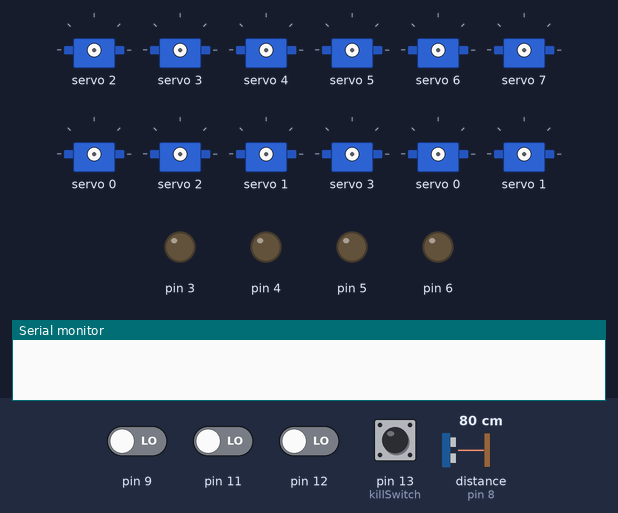
Simulated run of this program. Board: Arduino Mega 2560, built with avr-gcc and run on an emulated ATmega2560. Parts: 12 × servo, output pins drawn as LEDs (lit = HIGH), the last lines printed to the serial monitor. The test bench sets the inputs (shaded band); at power-on: pin 9, pin 11, pin 12, pin 13 (killSwitch) LOW, distance to the obstacle (sensor on pin 8) 80 cm. The echo pulse lasts 58.3 µs per cm; random numbers use the default seed unless the program sets one.

Above: at 1.2 s.
1.3 s: pin 13 (killSwitch) pulled HIGH for 1 s
At 2.8 s:
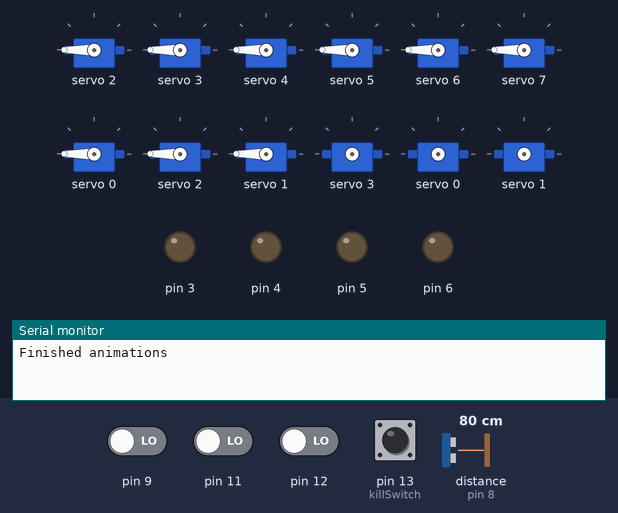
3.8 s: pin 13 (killSwitch) pulled HIGH for 1 s
6.3 s: pin 13 (killSwitch) pulled HIGH for 1 s
8.8 s: pin 11 driven HIGH and pin 13 (killSwitch) driven HIGH
At 23.6 s:
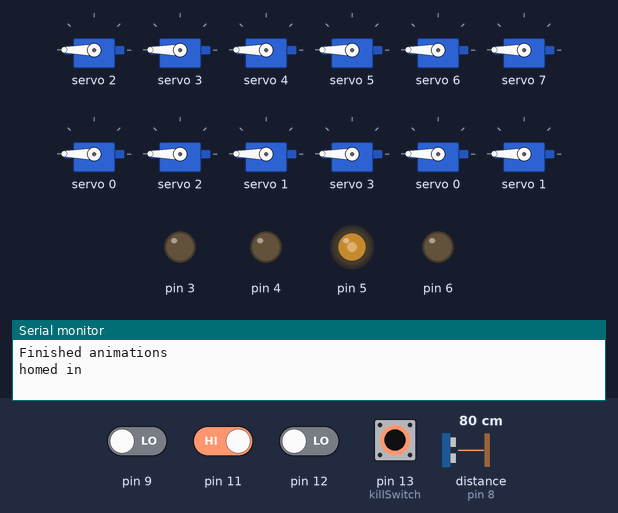
Timing chart, 0 to 26.6 s (numbered marks = the images above; inputs shaded):
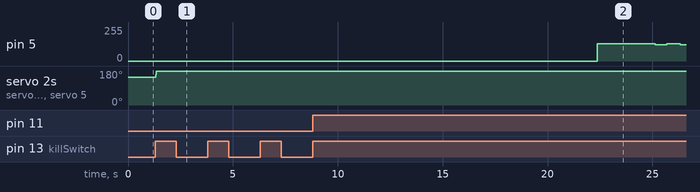

Measured:
- after the input at 1.3 s, servo 2, servo 3, servo 5: 148° → 180° at once
- after the input at 8.8 s, pin 5: 0/255 → 128/255 after 13.6 s, → 122/255 2.8 s later, → 128/255 0.56 s later, → 122/255 0.64 s later

The program:

main.cpp
```cpp
/**
* Blink
*
* Turns on an LED on for one second,
* then off for one second, repeatedly.
*/
#include "Arduino.h"
#include "Wire.h"
#include "Adafruit_PWMServoDriver.h"
#include "smoother/smoother.h"
#include "servo/servo.h"
#include "animation/animation.h"
#include "stepper/stepper.hpp"
#include "stepper/stepAction.hpp"

/**
* Timing
*/
unsigned long curMillis, prevMillis;

/**
* Sonar Set Up
*/
int trigPin = 7;
int echoPin = 8;
unsigned int curDistance = 200;
unsigned int maxDistance = 70;
unsigned long prevDistance = 0;
unsigned long prevSonarMillis = 0;
bool userClose = false;

/**
* Smoothing units
*/
Smoother<unsigned int, 3> distanceSmoother;
Smoother<int, 10> calibrationSmoother;

// Servo Drivers
Adafruit_PWMServoDriver pwm = Adafruit_PWMServoDriver();

/**
* Servo Initialization
* Red: 500 -> 2000; Blue: 800 -> 3500; Analog-> 1000-2000
*/
// Head unit
Servo faceServo = Servo(pwm, 0, 500, 2000);
Servo faceRotateServo = Servo(pwm, 1, 800, 3500);
Servo pedal1Servo = Servo(pwm, 2, 500, 2000);
Servo pedal2Servo = Servo(pwm, 3, 500, 2000);
Servo pedal3Servo = Servo(pwm, 4, 500, 2000);
Servo pedal4Servo = Servo(pwm, 5, 500, 2000);
Servo pedal5Servo = Servo(pwm, 6, 500, 2000);
Servo pedal6Servo = Servo(pwm, 7, 500, 2000);
Servo baseRotateServo = Servo(pwm, 8, 800, 3500);

/**
* Animation Actions
*/
// Face animations
// (runs from 70 to 100)
unsigned int faceAnimationMin = 70;
unsigned int faceAnimationMax = 100;
Action faceAnimationActions[5] = {
    Action(800, faceAnimationMin, faceAnimationMax, faceServo),
    Action(1000, faceAnimationMax, faceAnimationMin, faceServo),
    Action(900, faceAnimationMin, faceAnimationMax, faceServo),
    Action(100, faceAnimationMax, faceAnimationMax - 2, faceServo),
    Action(2200, faceAnimationMax - 2, faceAnimationMin, faceServo)
};
Action faceCloseActions[1] {
    Action(150, faceAnimationMin + 10, faceAnimationMin, faceServo)
};

Action userCloseFaceActions[4] = {
    Action(1500),
    Action(6000, faceAnimationMin, faceAnimationMax, faceServo),
    Action(2000),
    Action(2500, faceAnimationMax, faceAnimationMin, faceServo)
};


// Flower open & close animations
int flowerOpenTime = 800;
int flowerCloseTime = 200;
Action pedal1OpenActions[2] = {
    Action(flowerOpenTime, 0, 140, pedal1Servo),
};
Action pedal2OpenActions[2] = {
    Action(flowerOpenTime, 0, 140, pedal2Servo),
};
Action pedal3OpenActions[2] = {
    Action(flowerOpenTime, 180, 40, pedal3Servo),
};
Action pedal4OpenActions[2] = {
    Action(flowerOpenTime, 0, 140, pedal4Servo),
};
Action pedal5OpenActions[2] = {
    Action(flowerOpenTime, 180, 40, pedal5Servo),
};
Action pedal6OpenActions[2] = {
    Action(flowerOpenTime, 180, 40, pedal6Servo),
};

Action pedal1CloseActions[2] = {
    Action(flowerCloseTime, 140, 0, pedal1Servo),
};
Action pedal2CloseActions[2] = {
    Action(flowerCloseTime, 140, 0, pedal2Servo),
};
Action pedal3CloseActions[2] = {
    Action(flowerCloseTime, 40, 180, pedal3Servo),
};
Action pedal4CloseActions[2] = {
    Action(flowerCloseTime, 140, 0, pedal4Servo),
};
Action pedal5CloseActions[2] = {
    Action(flowerCloseTime, 40, 180, pedal5Servo),
};
Action pedal6CloseActions[2] = {
    Action(flowerCloseTime, 40, 180, pedal6Servo),
};

// Flower wiggle animations
int flowerWiggleTime = 700;
Action flowerWiggleActions[6] = {
    Action(flowerWiggleTime, 140, 120, pedal1Servo),
    Action(flowerWiggleTime, 140, 120, pedal2Servo),
    Action(flowerWiggleTime, 40, 60, pedal3Servo),
    Action(flowerWiggleTime, 140, 120, pedal4Servo),
    Action(flowerWiggleTime, 40, 60, pedal5Servo),
    Action(flowerWiggleTime, 40, 60, pedal6Servo),
};

int closeWiggleTime = 1100;
Action closeWiggleActions[12] = {
    Action(closeWiggleTime, 140, 80, pedal1Servo),
    Action(closeWiggleTime, 140, 80, pedal2Servo),
    Action(closeWiggleTime, 40, 50, pedal3Servo),
    Action(closeWiggleTime, 140, 70, pedal4Servo),
    Action(closeWiggleTime, 40, 60, pedal5Servo),
    Action(closeWiggleTime, 40, 100, pedal6Servo),
    Action(closeWiggleTime, 80, 120, pedal1Servo),
    Action(closeWiggleTime, 80, 130, pedal2Servo),
    Action(closeWiggleTime, 65, 35, pedal3Servo),
    Action(closeWiggleTime, 70, 120, pedal4Servo),
    Action(closeWiggleTime, 60, 20, pedal5Servo),
    Action(closeWiggleTime, 100, 50, pedal6Servo),
};

// Flower Rotate animations
unsigned int faceRotateMin = 0;
unsigned int faceRotateMax = 80;
unsigned int faceRotateHome = 60;
Action faceRotateActions[4] = {
    Action(1500, faceRotateHome, faceRotateMax, faceRotateServo),
    Action(2000, faceRotateMax, faceRotateMin, faceRotateServo),
    Action(1200, faceRotateMin, faceRotateMax, faceRotateServo),
    Action(1500, faceRotateMax, faceRotateHome, faceRotateServo)
};

// Base Rotate Animations
// Action baseRotateActions[2] = {
//     Action(4000, 60, 130, baseRotateServo),
//     Action(4000, 130, 60, baseRotateServo),
// };

/**
* Animation Initialization (actions, loop?, reverse?)
*/
Animation<5> faceAnimation = Animation<5>( faceAnimationActions, true, true );
Animation<1> faceClose = Animation<1>( faceCloseActions, false, false);
Animation<4> faceRotateAnimation = Animation<4>( faceRotateActions, true, true );
// Animation<4> faceCloseAnimation = Animation<4>( fa)
// Pedal Open & Close
Animation<1> pedal1Open = Animation<1>( pedal1OpenActions );
Animation<1> pedal2Open = Animation<1>( pedal2OpenActions );
Animation<1> pedal3Open = Animation<1>( pedal3OpenActions );
Animation<1> pedal4Open = Animation<1>( pedal4OpenActions );
Animation<1> pedal5Open = Animation<1>( pedal5OpenActions );
Animation<1> pedal6Open = Animation<1>( pedal6OpenActions );
Animation<1> pedal1Close = Animation<1>( pedal1CloseActions );
Animation<1> pedal2Close = Animation<1>( pedal2CloseActions );
Animation<1> pedal3Close = Animation<1>( pedal3CloseActions );
Animation<1> pedal4Close = Animation<1>( pedal4CloseActions );
Animation<1> pedal5Close = Animation<1>( pedal5CloseActions );
Animation<1> pedal6Close = Animation<1>( pedal6CloseActions );
// Flower Wiggle Animation
Animation<6> flowerWiggle = Animation<6>( flowerWiggleActions, true, true );
Animation<12> closeWiggle = Animation<12>( closeWiggleActions, true, true );
Animation<4> userCloseFace = Animation<4>( userCloseFaceActions, false, false);
// Base Rotate Animation
// Animation<2> baseRotate = Animation<2>( baseRotateActions, false, true);

/**
* Stepper set up
* (stepPin, DirPin, stepsPerRotation)
* (stepPin, DirPin, stepsPerRotation, startSwitch, endSwitch)
*
* (steps, millis, direction, stepper)
* (steps, millis, direction, endSwitch, stepper)
* (direction, endSwitch, interval (micros), stepper)
*/
Stepper flowerStepper(3, 4, 200, 9, 10);

StepAction liftFlower('b', 's', 3500, flowerStepper);
StepAction lowerFlower('f', 'f', 1800, flowerStepper);

Stepper baseStepper(5, 6, 200, 11, 12);

StepAction baseForward(600, 8000, 'f', 'f', baseStepper);
StepAction baseBackward(600, 8000, 'b', 's', baseStepper);


/**
* Animation Groupings
*/
bool flowerOpen() {
    bool pedal1 = pedal1Open.run();
    bool pedal2 = pedal2Open.run();
    bool pedal3 = pedal3Open.run();
    bool pedal4 = pedal4Open.run();
    bool pedal5 = pedal5Open.run();
    bool pedal6 = pedal6Open.run();
    // After runing them all, see if they are all done
    if (pedal1 && pedal2 && pedal3 && pedal4 && pedal5 && pedal6) {
        return true;
    } else {
        return false;
    }
}

bool flowerClose() {
    bool face = faceClose.run();
    bool pedal1 = pedal1Close.run();
    bool pedal2 = pedal2Close.run();
    bool pedal3 = pedal3Close.run();
    bool pedal4 = pedal4Close.run();
    bool pedal5 = pedal5Close.run();
    bool pedal6 = pedal6Close.run();

    // After runing them all, see if they are all done
    if (face && pedal1 && pedal2 && pedal3 && pedal4 && pedal5 && pedal6) {
        return true;
    } else {
        return false;
    }
}

bool flowerAnimations() {
    bool face = faceAnimation.run();
    bool wiggle = flowerWiggle.run();
    bool rotate = faceRotateAnimation.run();

    if (face && wiggle && rotate) {
        return true;
    } else {
        return false;
    }
}

void flowerAnimationsLoop(bool loop) {
    faceAnimation.setLoop(loop);
    flowerWiggle.setLoop(loop);
    faceRotateAnimation.setLoop(loop);
}

void flowerAnimationsRandomize() {
    faceAnimation.randomize(900L, 2400L, faceAnimationMin, faceAnimationMax, faceAnimationMin);
    faceRotateAnimation.randomize(1000L, 3000L, faceRotateMin, faceRotateMax, faceRotateHome);
}

// Resets
void resetFlower() {
    pedal1Open.reset();
    pedal2Open.reset();
    pedal3Open.reset();
    pedal4Open.reset();
    pedal5Open.reset();
    pedal6Open.reset();
    pedal1Close.reset();
    pedal2Close.reset();
    pedal3Close.reset();
    pedal4Close.reset();
    pedal5Close.reset();
    pedal6Close.reset();

    liftFlower.reset();
    lowerFlower.reset();

    flowerWiggle.reset();
    faceAnimation.reset();
    faceRotateAnimation.reset();
    faceClose.reset();
}

void resetFlowerAnimations() {
    flowerWiggle.reset();
    faceAnimation.reset();
    faceRotateAnimation.reset();
}

void closeUserAnimation() {
    faceServo.servoSet(faceAnimationMin);
    faceRotateServo.servoSet(faceRotateHome);
    delay(2000);
    unsigned long prevMillis = millis();
    unsigned long animationTime = random(8000, 16000);
    while (millis() - prevMillis < animationTime && !userCloseFace.run()) {
        closeWiggle.run();
    }
    closeWiggle.reset();
    userCloseFace.reset();
}

/**
 * Flower Lift & Lower
 * @return [description]
 */
bool flowerLiftAnimation() {
    bool isDone = liftFlower.check();
    if( baseForward.check() ) {
        if( baseBackward.check() ) {
            baseForward.reset();
            baseBackward.reset();
        }
    }
    return isDone;
}

/**
* Get distance from the sonar
* @return distance in cm
*/
unsigned int getDistance() {
    digitalWrite(trigPin, HIGH);
    delayMicroseconds(10);
    digitalWrite(trigPin, LOW);
    unsigned int duration = pulseIn(echoPin, HIGH);
    unsigned int distance = duration / 2 / 29.1;
    return distance;
}

/**
* Interval Caches
*/
unsigned long faceAnimationInterval = random(10000L, 60000L);
unsigned long faceAnimationPrevMillis = millis();
bool faceAnimationPrevSet = false;

/**
* Calibration Utils
*/
int potPin = 0;
int flowerSwitchPin = 7;
int killSwitch = 13;
bool isFlowerOpen = false;
bool calibration = false;


void setup() {

    Serial.begin(9600);

    pwm.begin();          // Start that bitch up
    pwm.setPWMFreq(333);  // Set frequency for servo drivers

    // Set up sonar pins
    pinMode(trigPin, OUTPUT);
    pinMode(echoPin, INPUT);

    // Calibration tools
    pinMode(flowerSwitchPin, INPUT);
    pinMode(killSwitch, INPUT);

    // Initialize millis counter
    prevMillis = millis();

    // Setup steppers
    flowerStepper.setUp();
    baseStepper.setUp();

    // Initialize smoothers
    // distanceSmoother.initialize(200);

    yield();

}


void loop() {
    // Check to make sure killswitch not engaged
    if (digitalRead(killSwitch) == HIGH) {


        if (!calibration) {

            // Set the millis for this loop
            curMillis = millis();


            if ( flowerLiftAnimation() && flowerOpen() ) {

                // If the prevMillis for face animation isnt set, set it.
                if (!faceAnimationPrevSet) {
                    faceAnimationPrevMillis = millis();
                    faceAnimationPrevSet = true;
                    Serial.println("Finished animations");
                }


                    // Run the animation for the duration of the interval
                    if (millis() - faceAnimationPrevMillis < faceAnimationInterval) {
                        flowerAnimations();
                        if (!userClose && getDistance() < maxDistance) {
                            Serial.println("homed in");
                            closeUserAnimation();
                            userClose = true;
                        }
                    } else {
                        userClose = false;
                        Serial.println("finished the interval");
                        // flowerAnimationsLoop(false);
                        // resetFlower();
                        Serial.println("stopped the loop");
                        // Finish animations, close the flower, and lower it
                        // while ( !flowerAnimations() ) {}
                        // Serial.println("Finished Flower Animations");

                        while( !flowerClose() ) {}

                        while( !lowerFlower.check()) {}

                        Serial.println("Finished Flower close");
                        // Clean up and randomize
                        flowerAnimationsRandomize(); // Randomize the flower animations
                        flowerAnimationsLoop(true); // Reset these to loop
                        resetFlower();
                        faceAnimationInterval = random(10000, 30000); // Randomize the face animation interval
                        faceAnimationPrevSet = false; // Make sure this gets set next time round
                        delay(random(10000, 20000)); // Random delay between
                    }
            }

        } else { // Not Calibration End
            /**
            * Calibration Testing
            * @param potPin [description]
            */
            // int degree = map(analogRead(potPin), 10, 1014, 0, 180);
            // degree = calibrationSmoother.smooth(degree);
            // Serial.print("Degrees: ");
            // Serial.println(degree);
            // faceServo.servoSet(degree);
            // delay(50);

            /**
            * Lift and Lower
            */
        //    while(!flowerClose()) {}
        //     delay(4000);
        //     while(!liftFlower.check()) {}
        //     liftFlower.reset();
        //     Serial.println("done lifting");
        //     delay(4000);
        //     while(!lowerFlower.check()) {}
        //     lowerFlower.reset();
        //     Serial.println("done lowering");


            // /**
            //  * Face Animations Test
            //  */
            //  delay(4000);
            //  while (!flowerOpen()) {}
            //  isFlowerOpen = true;
            //  Serial.println("Opened Flower");
            //  resetFlower();
            //  flowerAnimationsLoop(false);
            //  while(!flowerAnimations());
            //  resetFlowerAnimations();
            //  while(!flowerAnimations());
            //  resetFlowerAnimations();
            //  while (!flowerClose()) {}
            //  isFlowerOpen = false;
            //  Serial.println("Closed Flower");
            //  resetFlower();

            /**
             * User Close Test
             */

            while (!flowerOpen()) {}
            delay(1000);
            closeUserAnimation();
            delay(5000);

            /**
            * Check Limit Switches
            */
            // Serial.print(flowerStepper.checkStart());
            // Serial.print(" s|f ");
            // Serial.println(flowerStepper.checkFinish());
            // Serial.print(baseStepper.checkStart());
            // Serial.print(" s |(base) f");
            // Serial.println(baseStepper.checkFinish());
            // delay(1000);

            /**
            * Serv o Pot (3.3V)
            */
            // while(!flowerOpen()){}
            // while(true) {
            // int degree = map(analogRead(potPin), 0, 667, 0, 180);
            // faceServo.servoSet(degree);
            // Serial.println(degree);
            // delay(20);
            // }

            /**
            * Base Rotate Test
            */
            // while(!liftFlower.check()) {}
            // delay(2000);
            // Serial.println("Trying to move...");
            // while(!baseForward.check());
            // baseForward.reset();
            // delay(400);
            // while(!baseBackward.check());
            // baseBackward.reset();

            /**
             * Check sonar
             */
            // Serial.println(getDistance());
            // delay(300);

        }
    }
}
```

action.h
```cpp
#ifndef ACTION_H
#define ACTION_H

#include "servo/servo.h"

class Action {

private:
    unsigned int duration, interval, startDeg, finishDeg, curDeg;
    bool isForward;
    bool isPause = false;
    Servo servo;
    void init() {
        int difference = finishDeg - startDeg;
        if (difference < 0) {
            difference *= -1;
            isForward = false;
        } else {
            isForward = true;
        }
        interval = duration / difference;
    }

public:
    Action() {}

    Action(int duration) {
        this->isPause = true;
        this->interval = duration;
    }

    Action(int duration, int startDeg, int finishDeg, Servo &servo) {
        this->duration = duration;
        this->startDeg = startDeg;
        this->finishDeg = finishDeg;
        this->curDeg = startDeg;
        this->servo = servo;
        this->init();
    }

    unsigned int getInterval() {
        return this->interval;
    }

    void reverse() {
        unsigned int tmp;
        tmp = startDeg;
        startDeg = finishDeg;
        finishDeg = tmp;
        curDeg = startDeg;
        this->init();
    }

    void edit(unsigned int duration, unsigned int startDeg, unsigned int finishDeg, bool isPause) {
        this->duration = duration;
        this->startDeg = startDeg;
        this->finishDeg = finishDeg;
        this->isPause = isPause;
        this->init();
    }

    /**
     * Moves servo to the next degree
     * @return true if action is finished, otherwise returns false
     */
    bool fire() {
        // If is pause, return true, since the interval is equal to duration
        if (isPause) {
            return true;
        } else { // Otherwise, move the servo in the proper direction, and check if action is finished

            if (isForward) {
                curDeg++;
                this->servo.servoSet(curDeg);
            } else {
                curDeg--;
                this->servo.servoSet(curDeg);
            }
            if ( (isForward && curDeg >= finishDeg ) || (!isForward && curDeg <= finishDeg ) ) {
                curDeg = startDeg;
                return true;
            } else {
                return false;
            }
        }
    }
};

#endif
```

animation.cpp
```cpp

```

Source omitted: animation.h (4970 bytes), servo.h (1510 bytes), smoother.h (1175 bytes), stepAction.hpp (2732 bytes), stepper.hpp (1883 bytes)
